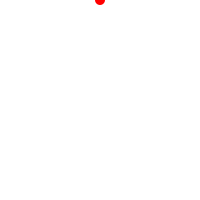
Frame 1 (no input)
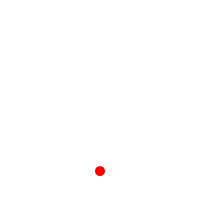
Frame 60 (the mouse pressed at the canvas centre just before this capture)
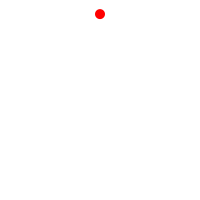
Frame 120 (the mouse held since frame 60 and released just before this capture)

The Processing sketch that drew these frames (run headless with seeded random() and noise(); from frame 60 on, the mouse is pressed at the canvas centre):

// Processing sketch: gravity
// ── gravity.pde
int x = 100;
float y = 0;
float speed = 0;
float gravity = 0.1;


void setup() {
  size(200,200);
  smooth();
  noStroke(); 
  fill(255,0,0);
  rectMode(CENTER);
}


void draw() {
  background(255);
  ellipse(x,y,10,10);
  
  y = y + speed;
  speed = speed + gravity;
  
  if (y > height) {
    speed = speed * -0.95; //dampening
    
    y = height;
    
  }
}
